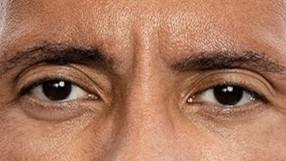
#> input picture input/facial_features/eyes/eyes_1.jpg, 286 x 161 px
$ python -i contour_comparison.py   (imports and definitions only)
#> lines starting #> are read from the running program, lines starting #| are printed output that depends on the picture; after the words box and inside, x2 and y2 are one past the last pixel; in counts of white or black regions, pixels touching at a corner belong together
#> further down, picture is the input picture: shape (161, 286, 3); mean B, G, R 92.3, 118.3, 168
import cv2

from . import utils


def normalize_filled(img):
    ret, img = cv2.threshold(cv2.cvtColor(img, cv2.COLOR_BGR2GRAY),
                        150, 255, cv2.THRESH_BINARY)
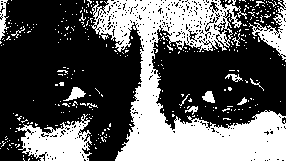
#> img: shape (161, 286); 37.2% white; 330 white regions (314 under 20 px)

    cnt, _ = cv2.findContours(img.copy(), cv2.RETR_EXTERNAL, cv2.CHAIN_APPROX_NONE)
#> cnt = 330 contours, 321 with area under 20; largest, box (x1, y1, x2, y2) and area: (91, 0, 286, 161) 12988, (16, 114, 92, 161) 1940, (249, 0, 286, 60) 653, (0, 0, 9, 40) 140, (63, 87, 86, 101) 118

    # fill shape
    cv2.fillPoly(img, pts=cnt, color=(255,255,255))
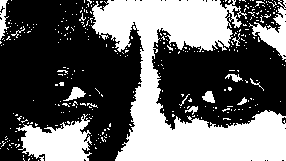
#> img: shape (161, 286); 39.9% white; 330 white regions (314 under 20 px), largest, box (x1, y1, x2, y2) and area: (91, 0, 286, 161) 13747, (16, 114, 92, 161) 2149, (249, 0, 286, 60) 790
    bounding_rect = cv2.boundingRect(cnt[0])
#> bounding_rect = (38, 160, 1, 1)
    img_cropped_bounding_rect = img[bounding_rect[1]:bounding_rect[1] + bounding_rect[3], bounding_rect[0]:bounding_rect[0] + bounding_rect[2]]
#> img_cropped_bounding_rect = [255]

    # resize all to same size
    img_resized = cv2.resize(img_cropped_bounding_rect, (500, 500))
#> img_resized: shape (500, 500); every value is 255
    return img_resized


def perform_cnt_comparison(query_im_path: str, compared_im_paths: list):
    query_im = utils.load_image(query_im_path, grayscale=False)
    query_im = normalize_filled(query_im)

    ims = [utils.load_image(path, grayscale=False) for path in compared_im_paths]
    ims = [normalize_filled(im) for im in ims]

    for i, im in enumerate(ims):
        diff_value = cv2.matchShapes(query_im, im, 1, 0.0)
        print(f"{compared_im_paths[i]}: {diff_value}")

        cv2.imshow('img', im)
        cv2.waitKey(0)
        cv2.destroyAllWindows()

>>> import cv2
>>> picture = cv2.imread('../input/facial_features/eyes/eyes_1.jpg')
>>> result = normalize_filled(picture)

$ run again, on input/facial_features/eyes/eyes_3.jpg
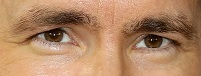
#> input picture input/facial_features/eyes/eyes_3.jpg, 201 x 76 px
#> picture is the input picture: shape (76, 201, 3); mean B, G, R 101.1, 134.3, 177.1
#> in normalize_filled, `ret, img = cv2.threshold(cv2.cvtColor(img, cv2.COLOR_BGR2GRAY), 150, 2..`:
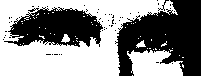
#> img: shape (76, 201); 55% white; 54 black regions (51 under 20 px)
#> cnt = 25 contours, 22 with area under 20; largest, box (x1, y1, x2, y2) and area: (0, 0, 178, 76) 9692, (127, 50, 183, 76) 985, (136, 40, 146, 48) 29
#> in normalize_filled, `cv2.fillPoly(img, pts=cnt, color=(255,255,255))`:
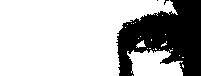
#> img: shape (76, 201); 72.8% white; 3 black regions (2 under 20 px), largest, box (x1, y1, x2, y2) and area: (116, 0, 201, 76) 4145
#> bounding_rect = (132, 75, 1, 1)
#> img_cropped_bounding_rect = [255]
#> img_resized: shape (500, 500); every value is 255

$ run again, on input/facial_features/eyes/eyes_4.jpg
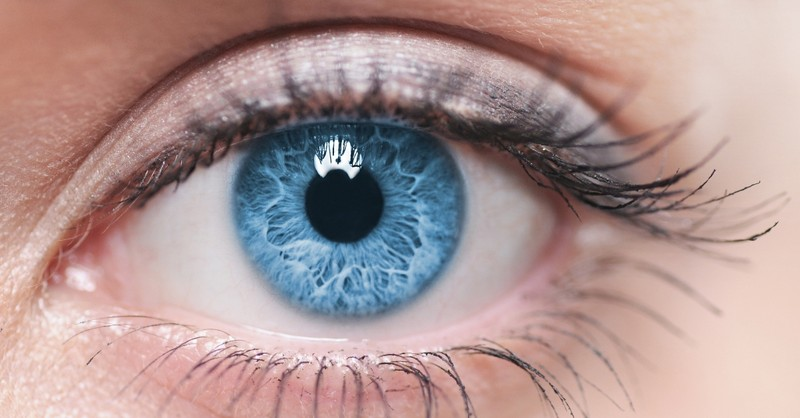
#> input picture input/facial_features/eyes/eyes_4.jpg, 800 x 418 px
#> picture is the input picture: shape (418, 800, 3); mean B, G, R 147.2, 149.1, 173.5
#> in normalize_filled, `ret, img = cv2.threshold(cv2.cvtColor(img, cv2.COLOR_BGR2GRAY), 150, 2..`:
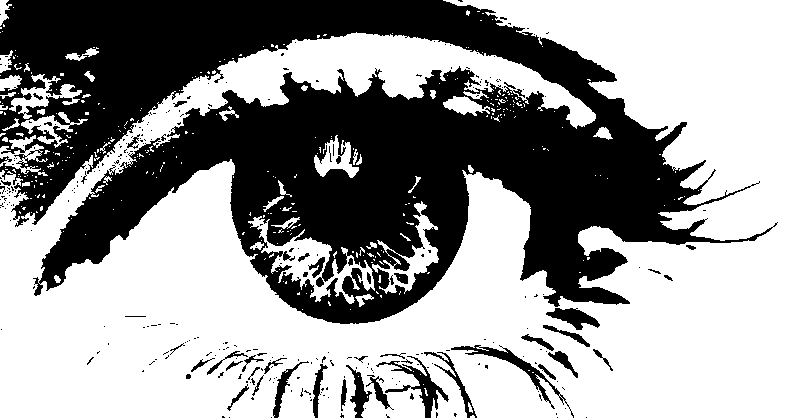
#> img: shape (418, 800); 60.1% white; 300 black regions (255 under 20 px)
#> cnt = 332 contours, 301 with area under 20; largest, box (x1, y1, x2, y2) and area: (0, 0, 800, 418) 190146, (248, 216, 375, 304) 2954, (372, 201, 439, 294) 1718, (9, 74, 82, 119) 848, (314, 135, 359, 178) 805
#> in normalize_filled, `cv2.fillPoly(img, pts=cnt, color=(255,255,255))`:
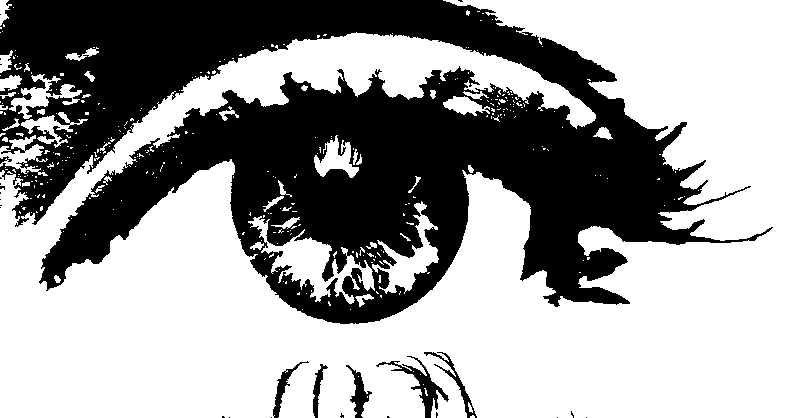
#> img: shape (418, 800); 61.8% white; 27 black regions (20 under 20 px), largest, box (x1, y1, x2, y2) and area: (0, 0, 773, 324) 125130, (376, 356, 449, 418) 885, (346, 365, 372, 418) 477
#> bounding_rect = (342, 417, 1, 1)
#> img_cropped_bounding_rect = [255]
#> img_resized: shape (500, 500); every value is 255
